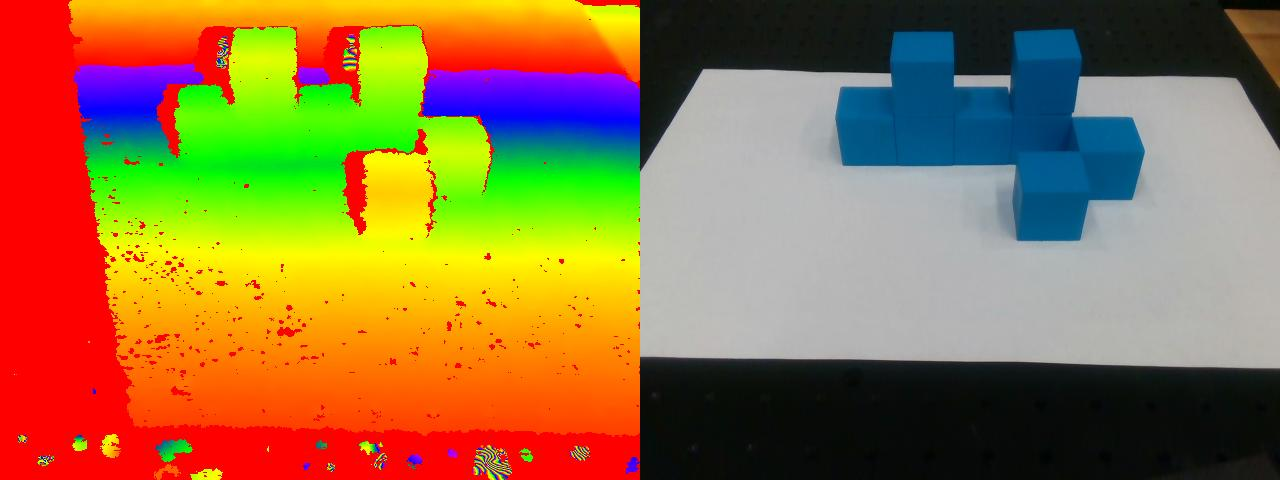
#> input picture image_1.jpg, 1280 x 480 px, given in place of the camera
$ python 'contour3 .py'   (older library calls are emulated)
#> lines starting #> are read from the running program, lines starting #| are printed output that depends on the picture; after the words box and inside, x2 and y2 are one past the last pixel; in counts of white or black regions, pixels touching at a corner belong together
import numpy as np
import math
import cv2

cap = cv2.VideoCapture(0)
while(True):
    # Capture frame-by-frame
    ret, frame = cap.read()
#> frame is the input picture: shape (480, 1280, 3); mean B, G, R 64.8, 114.5, 148

    # Our operations on the frame come here
    # gray = cv2.cvtColor(frame, 1)
    gray = cv2.cvtColor(frame, cv2.COLOR_BGR2GRAY)
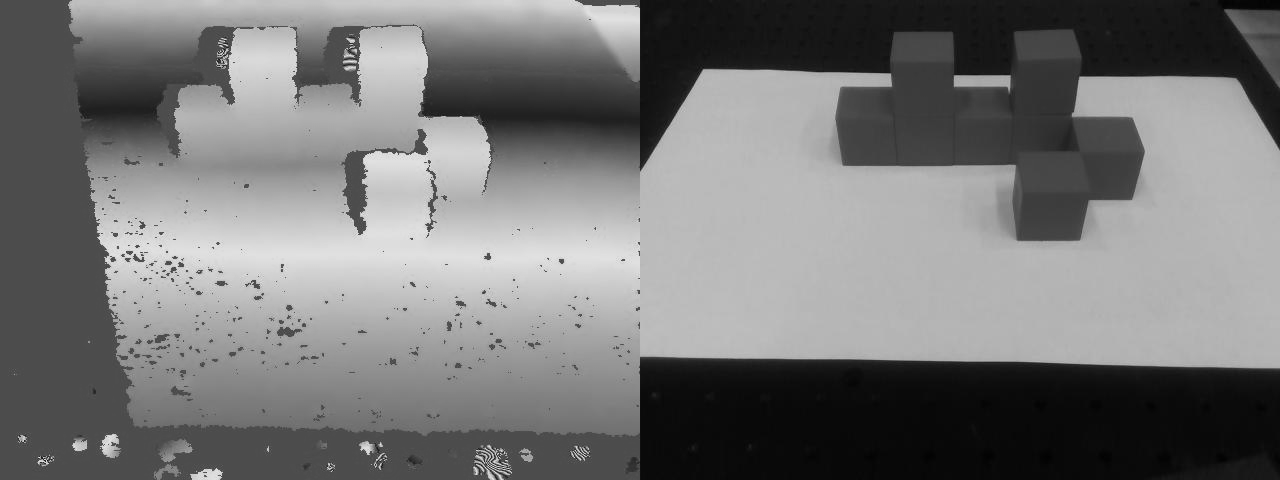
#> gray: shape (480, 1280); min 1, max 236, mean 118.8
    gray = cv2.bilateralFilter(gray, 11, 17, 17)
    edged = cv2.Canny(gray, 30, 200)
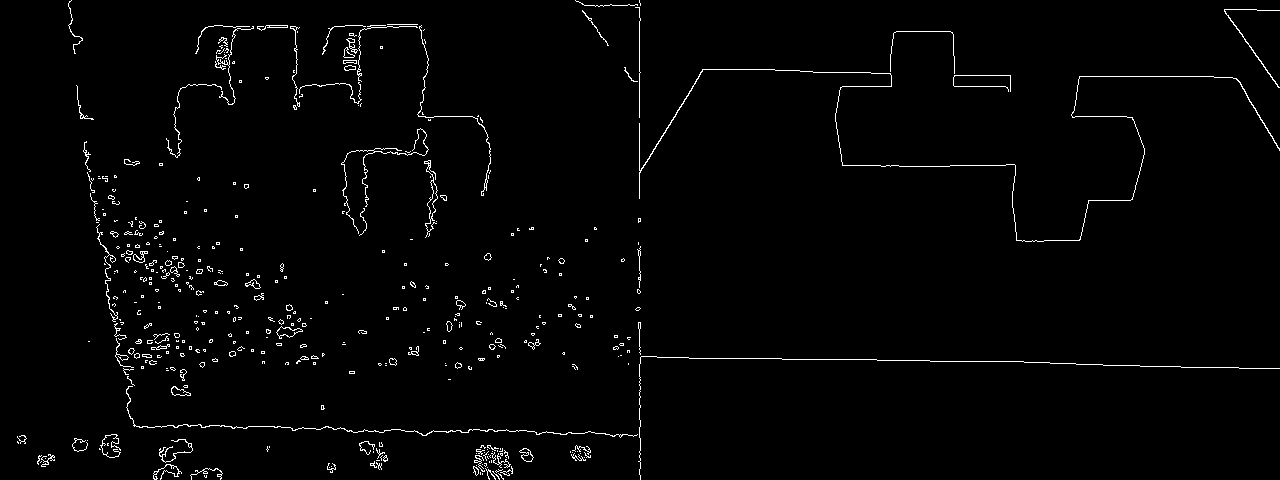
#> edged: shape (480, 1280); 1.7% white in thin lines or dots
    _, contours, _ = cv2.findContours(edged.copy(), cv2.RETR_EXTERNAL, cv2.CHAIN_APPROX_SIMPLE)
#> contours = 417 contours, 369 with area under 20; largest, box (x1, y1, x2, y2) and area: (424, 160, 438, 238) 188, (276, 326, 303, 339) 152, (639, 69, 1280, 242) 116, (519, 448, 534, 462) 99, (171, 386, 191, 396) 98
    cnts = sorted(contours, key=cv2.contourArea, reverse=True)[:3]
#> cnts = 3 contours; box (x1, y1, x2, y2) and area: (424, 160, 438, 238) 188, (276, 326, 303, 339) 152, (639, 69, 1280, 242) 116
    screenCnt = cnts[0]
#> screenCnt = contour of 152 points, box (x1, y1, x2, y2) (424, 160, 438, 238), area 188
    x, y, w, h = cv2.boundingRect(screenCnt)
#> x = 424; y = 160; w = 14; h = 78
    cv2.rectangle(frame, (x, y), (x + w, y + h), (0, 255, 0), 2)
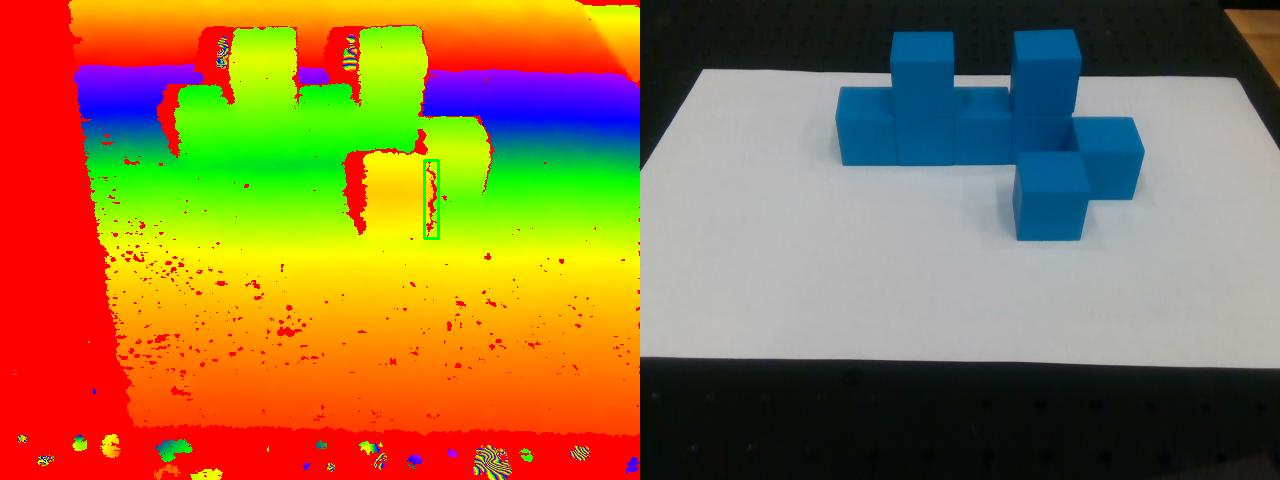
#> frame: shape (480, 1280, 3); 0.09% of pixels changed, all inside (x1, y1, x2, y2) = (423, 159, 440, 240)

    for i in range(10, 60):
        theta = math.pi * i / 180
        lines = cv2.HoughLinesP(edged, 1, theta, 2, 80, 40, 5)
        if lines is not None and lines[0] is not None:
            for i in range(0, len(lines)):
                line = lines[i][0]
                pt1 = (line[0], line[1])
                pt2 = (line[2], line[3])
                angle = np.arctan2(line[3] - line[1], line[2] - line[0]) * 180. / np.pi
                if angle != 90 and angle != -90 and 30 > angle > -30:
                    cv2.line(frame, pt1, pt2, (0, 0, 255), 3)
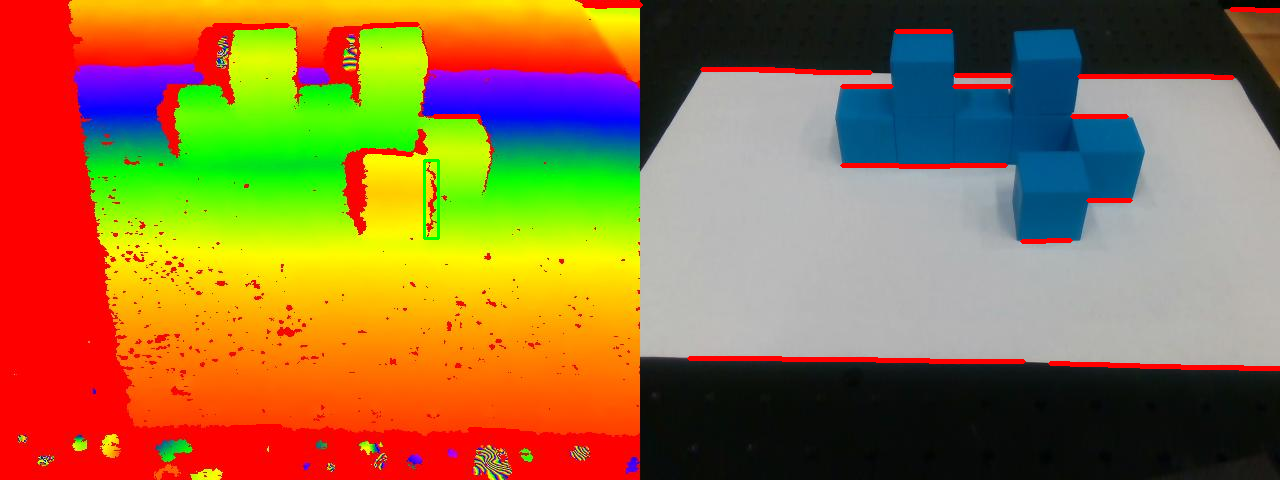
#> frame: shape (480, 1280, 3); 1.55% of pixels changed, all inside (x1, y1, x2, y2) = (212, 2, 1280, 434)

    # Display the resulting frame
    cv2.imshow('frame',frame)
    if cv2.waitKey(1) & 0xFF == ord('q'):
#> (key q is pressed here)
        break

cap.release()
cv2.destroyAllWindows()

# LOAD the image and show it
image = cv2.imread("cube2.JPG")
# cv2.imshow("original", image)
# cv2.waitKey(0)

# RESIZING the image
# we need to keep in mind aspect ratio therefore, we calculate the ratio of the new image to the old image
#> (the run stopped early here; a loop or call above may not have finished)

$ run again, on image_2.jpg
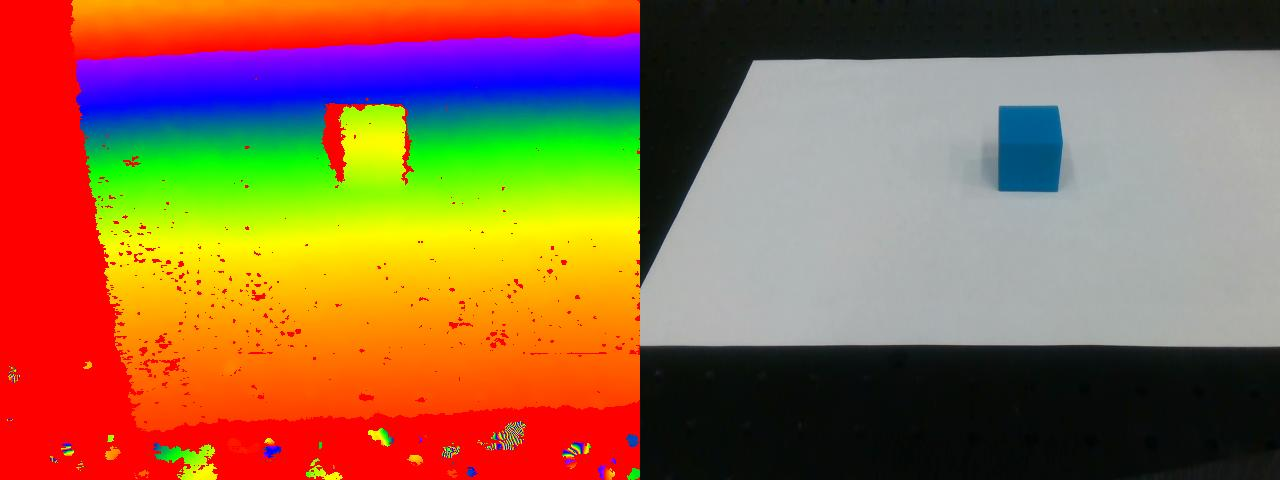
#> input picture image_2.jpg, 1280 x 480 px, given in place of the camera
#> frame is the input picture: shape (480, 1280, 3); mean B, G, R 70.6, 103.9, 146.9
#> `edged = cv2.Canny(gray, 30, 200)`:
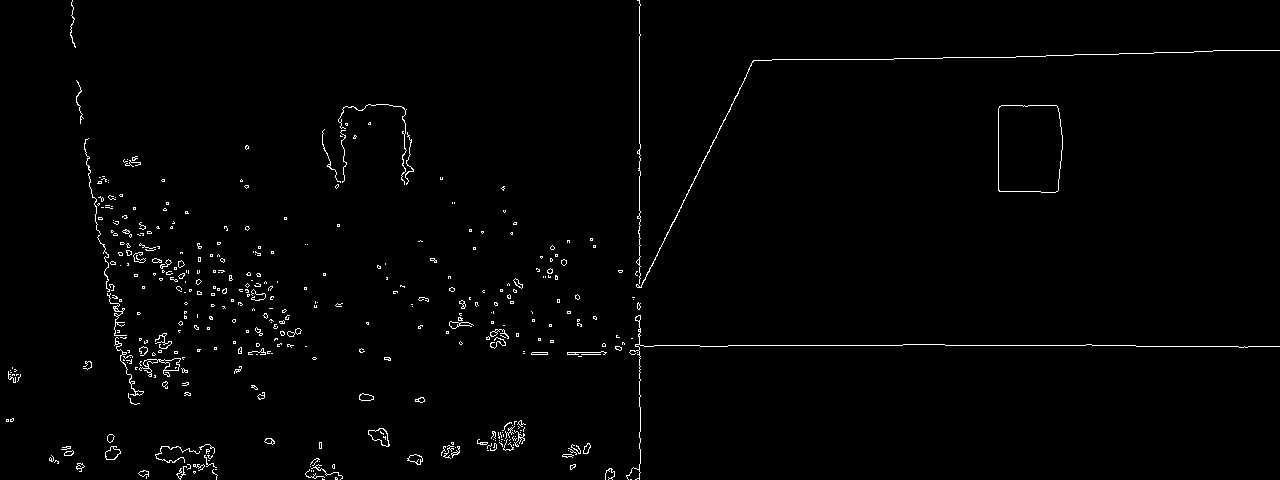
#> edged: shape (480, 1280); 1.3% white in thin lines or dots
#> contours = 396 contours, 362 with area under 20; largest, box (x1, y1, x2, y2) and area: (998, 105, 1063, 193) 5329, (368, 428, 390, 447) 214, (139, 358, 181, 377) 207, (105, 446, 121, 460) 129, (407, 454, 423, 465) 94
#> cnts = 3 contours; box (x1, y1, x2, y2) and area: (998, 105, 1063, 193) 5329, (368, 428, 390, 447) 214, (139, 358, 181, 377) 207
#> screenCnt = contour of 39 points, box (x1, y1, x2, y2) (998, 105, 1063, 193), area 5329
#> x = 998; y = 105; w = 65; h = 88
#> after the loop `for i in range(10, 60):`:
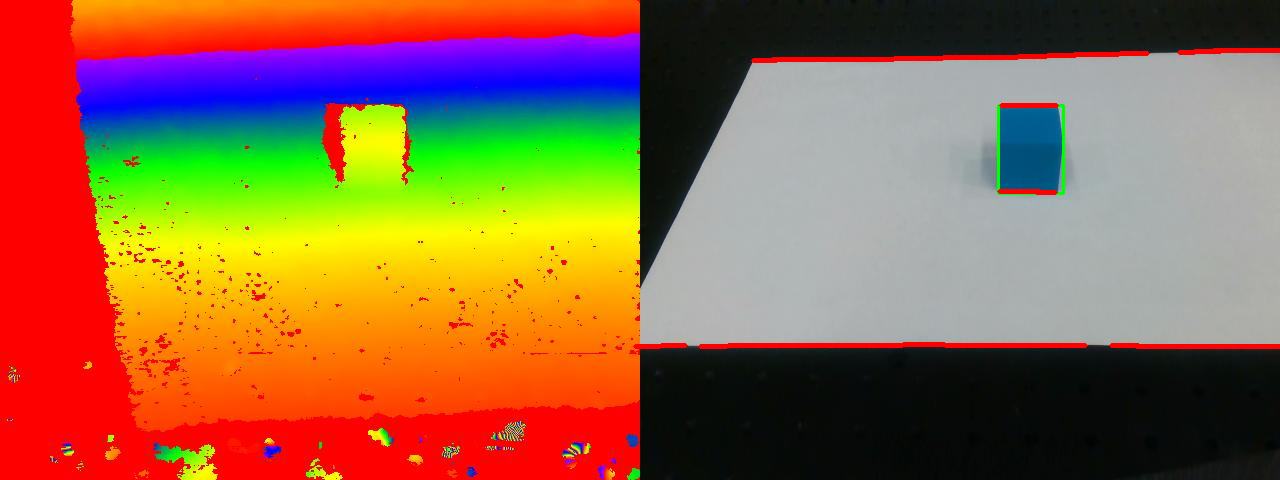
#> frame: shape (480, 1280, 3); mean B, G, R 69.4, 102.9, 148.3

$ run again, on image_3.jpg
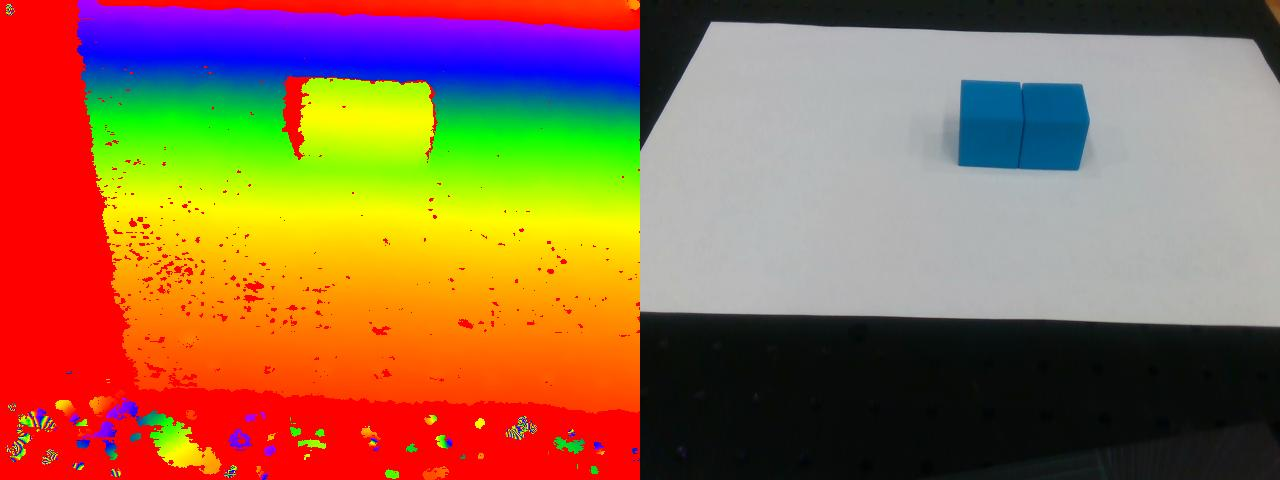
#> input picture image_3.jpg, 1280 x 480 px, given in place of the camera
#> frame is the input picture: shape (480, 1280, 3); mean B, G, R 74.5, 106.3, 149.4
#> `edged = cv2.Canny(gray, 30, 200)`:
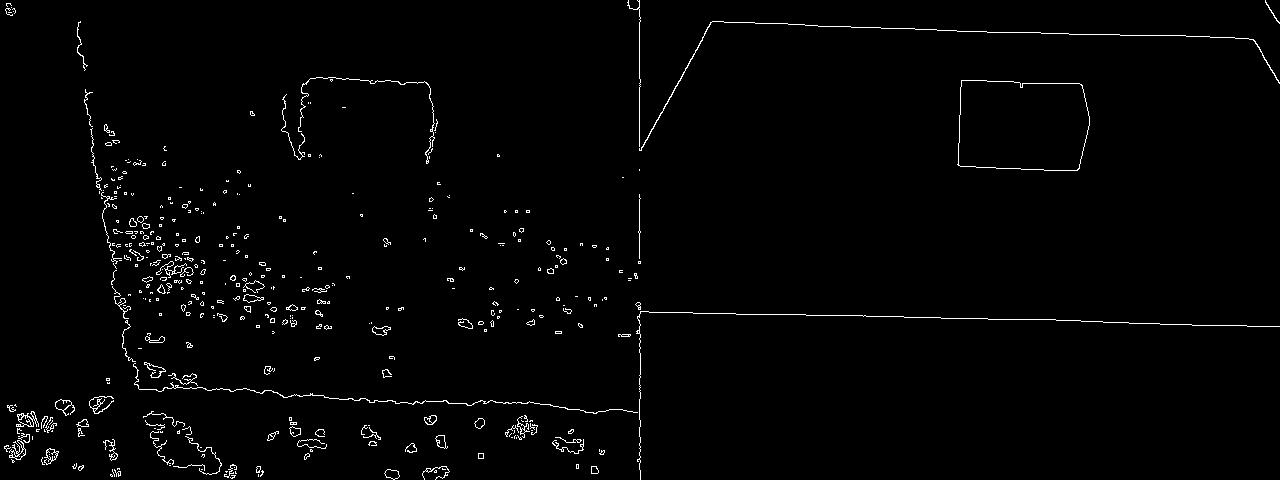
#> edged: shape (480, 1280); 1.6% white in thin lines or dots
#> contours = 407 contours, 366 with area under 20; largest, box (x1, y1, x2, y2) and area: (957, 80, 1090, 171) 10837, (16, 411, 39, 427) 167, (55, 399, 75, 416) 130, (9, 440, 26, 460) 105, (384, 469, 400, 480) 104
#> cnts = 3 contours; box (x1, y1, x2, y2) and area: (957, 80, 1090, 171) 10837, (16, 411, 39, 427) 167, (55, 399, 75, 416) 130
#> screenCnt = contour of 70 points, box (x1, y1, x2, y2) (957, 80, 1090, 171), area 10837
#> x = 957; y = 80; w = 133; h = 91
#> after the loop `for i in range(10, 60):`:
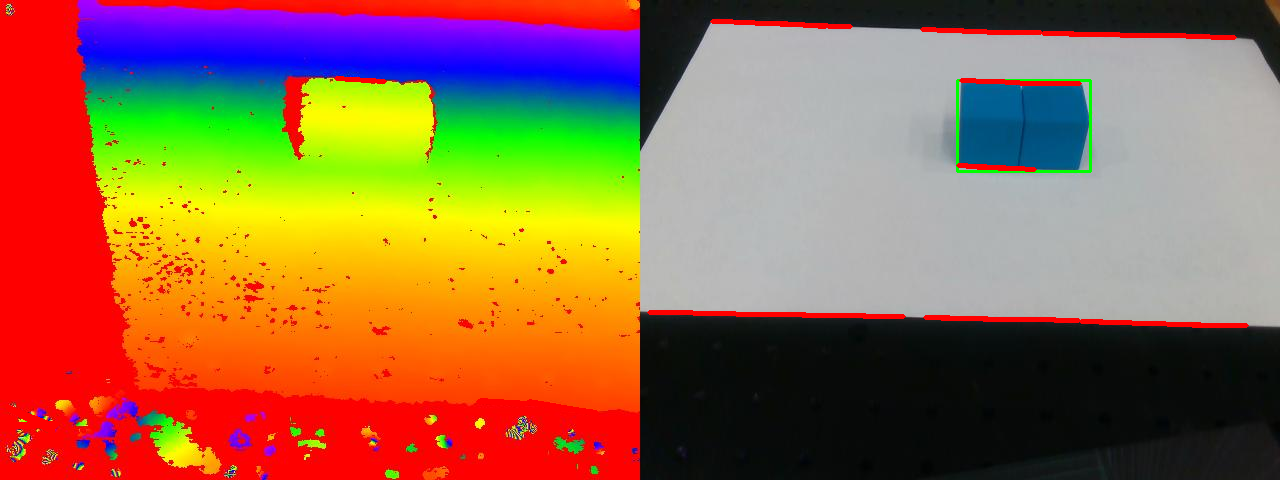
#> frame: shape (480, 1280, 3); mean B, G, R 73, 105.2, 150.8

$ run again, on image_4.jpg
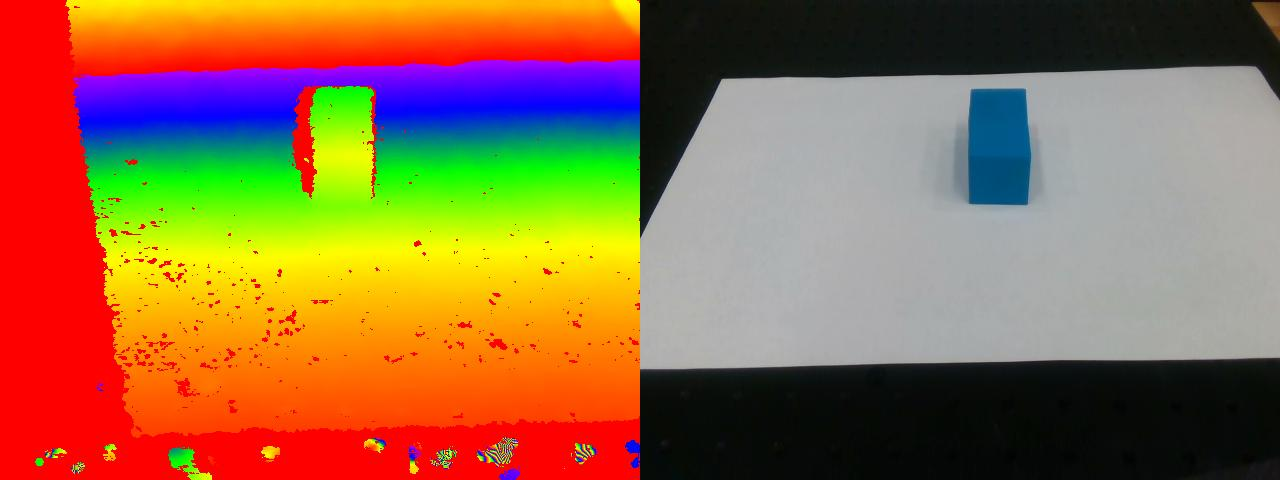
#> input picture image_4.jpg, 1280 x 480 px, given in place of the camera
#> frame is the input picture: shape (480, 1280, 3); mean B, G, R 69.1, 107, 148.7
#> `edged = cv2.Canny(gray, 30, 200)`:
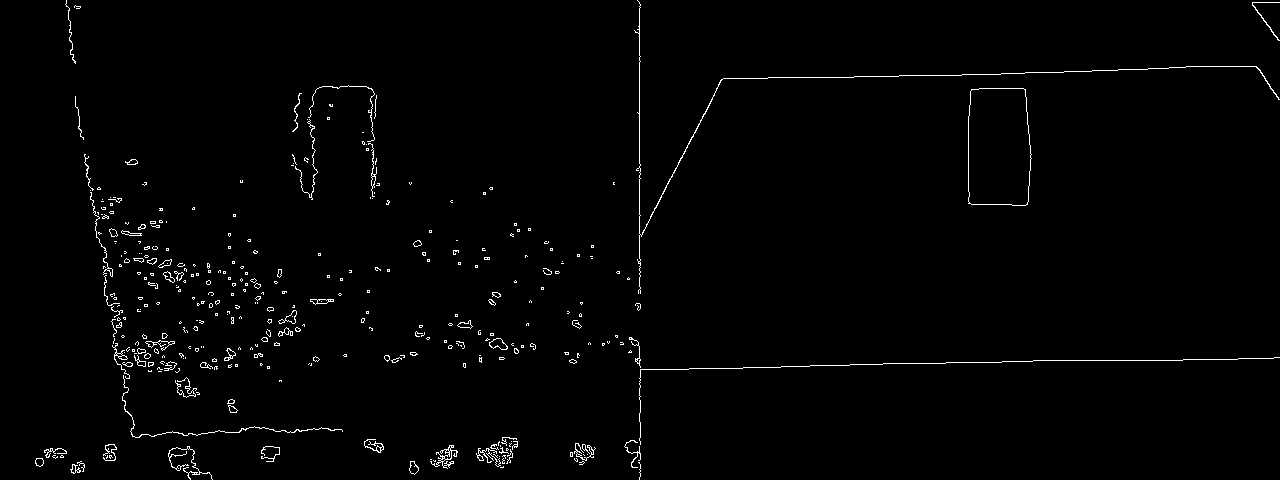
#> edged: shape (480, 1280); 1.3% white in thin lines or dots
#> contours = 348 contours, 303 with area under 20; largest, box (x1, y1, x2, y2) and area: (968, 88, 1032, 206) 6919, (489, 338, 508, 350) 126, (430, 445, 458, 469) 110, (278, 310, 297, 324) 94, (634, 0, 1280, 294) 90
#> cnts = 3 contours; box (x1, y1, x2, y2) and area: (968, 88, 1032, 206) 6919, (489, 338, 508, 350) 126, (430, 445, 458, 469) 110
#> screenCnt = contour of 48 points, box (x1, y1, x2, y2) (968, 88, 1032, 206), area 6919
#> x = 968; y = 88; w = 64; h = 118
#> after the loop `for i in range(10, 60):`:
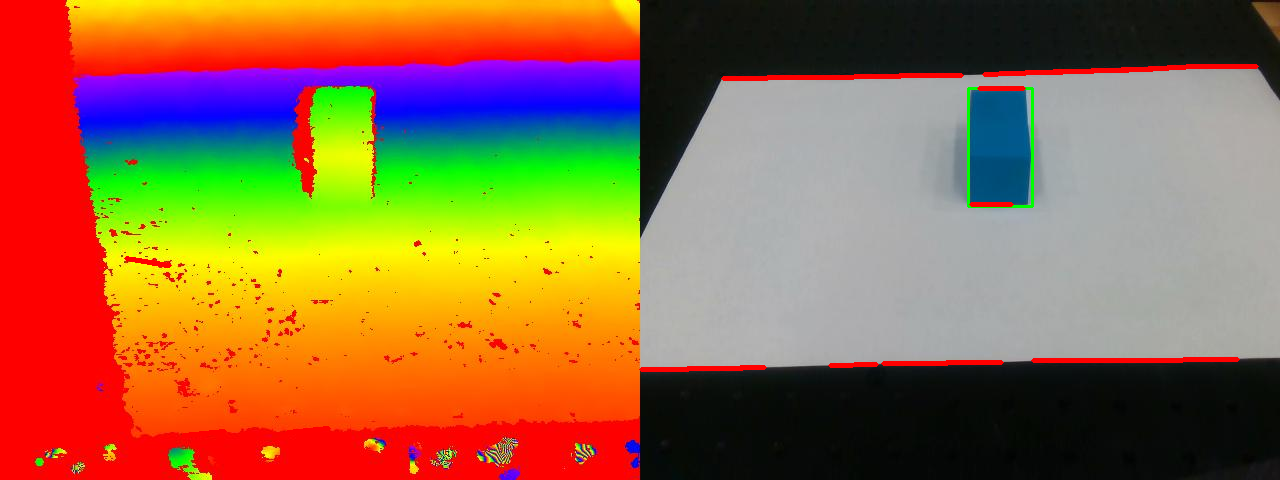
#> frame: shape (480, 1280, 3); mean B, G, R 67.9, 106.2, 149.9
